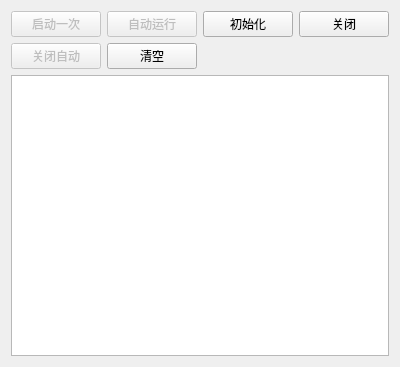
<?xml version="1.0" encoding="UTF-8"?>
<ui version="4.0">
 <class>Widget</class>
 <widget class="QWidget" name="Widget">
  <property name="geometry">
   <rect>
    <x>0</x>
    <y>0</y>
    <width>400</width>
    <height>367</height>
   </rect>
  </property>
  <property name="windowTitle">
   <string>Widget</string>
  </property>
  <layout class="QGridLayout" name="gridLayout">
   <item row="0" column="0">
    <widget class="QPushButton" name="push_one">
     <property name="enabled">
      <bool>false</bool>
     </property>
     <property name="text">
      <string>启动一次</string>
     </property>
    </widget>
   </item>
   <item row="0" column="1">
    <widget class="QPushButton" name="push_auto">
     <property name="enabled">
      <bool>false</bool>
     </property>
     <property name="text">
      <string>自动运行</string>
     </property>
    </widget>
   </item>
   <item row="0" column="2">
    <widget class="QPushButton" name="push_init">
     <property name="text">
      <string>初始化</string>
     </property>
    </widget>
   </item>
   <item row="0" column="3">
    <widget class="QPushButton" name="push_close">
     <property name="text">
      <string>关闭</string>
     </property>
    </widget>
   </item>
   <item row="1" column="0">
    <widget class="QPushButton" name="push_closeauto">
     <property name="enabled">
      <bool>false</bool>
     </property>
     <property name="text">
      <string>关闭自动</string>
     </property>
    </widget>
   </item>
   <item row="2" column="0" colspan="4">
    <widget class="QPlainTextEdit" name="plainTextEdit"/>
   </item>
   <item row="1" column="1">
    <widget class="QPushButton" name="push_clear">
     <property name="text">
      <string>清空</string>
     </property>
    </widget>
   </item>
  </layout>
 </widget>
 <layoutdefault spacing="6" margin="11"/>
 <resources/>
 <connections/>
</ui>
